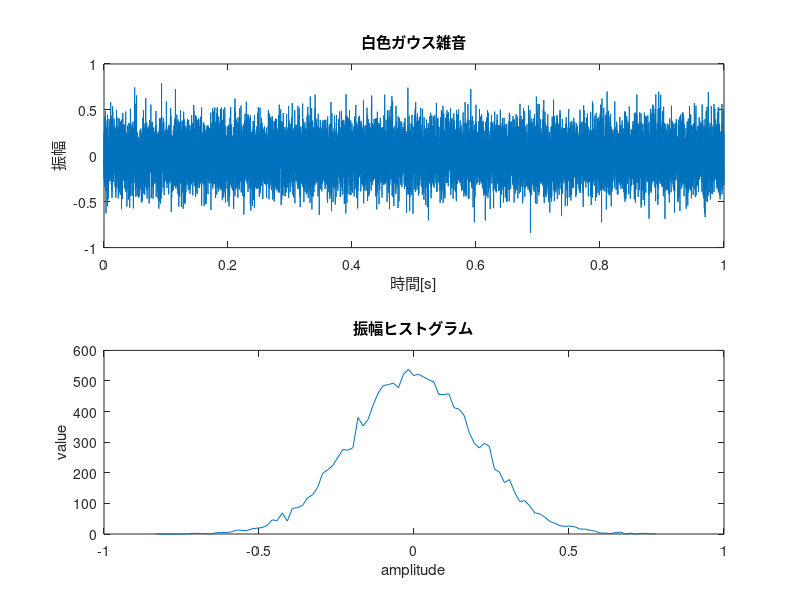

MATLAB code for this plot:
close all;
clear;

Fs=16000;            % sampling rate = 16kHz
t=([0:Fs-1]/Fs);     % time = 1sec
whiteGaussianNoise=0.2*randn(1,Fs);   % make white noise

% plots from here 
subplot(2,1,1);
plot(t, whiteGaussianNoise);
axis([0 1,-1 1]);
xlabel('時間[s]');
ylabel('振幅');
title('白色ガウス雑音');

ranks=100;                                %ヒストグラムを何段階に分割するのか
[h,c]=hist(whiteGaussianNoise,ranks);%h:各スロットの頻度,c:各スロットの中心値

subplot(2,1,2);
plot(c,h);
ylabel('value');
xlabel('amplitude');
title('振幅ヒストグラム');

sound(whiteGaussianNoise,Fs);